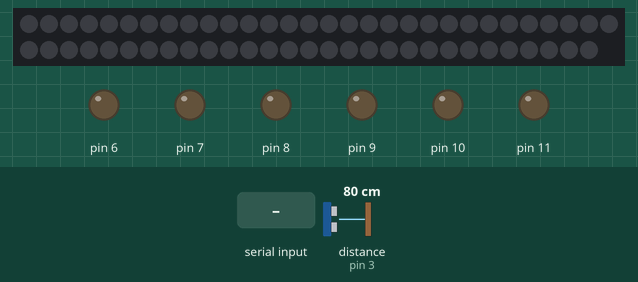
Simulated run of this sketch. Board: Arduino Uno, built with avr-gcc and run on an emulated ATmega328P. Parts: 59 RGB LEDs in strip order, left to right, continuing on the next row, output pins drawn as LEDs (lit = HIGH). Wiring (inferred from the names in the program): ultrasonic range finder: trigger pin 2; echo pin 3. The test bench sets the inputs (shaded band); at power-on: distance to the obstacle (sensor on pin 3) 80 cm. The echo pulse lasts 58.3 µs per cm; pins used as bus, display or sensor lines are not drawn.

Above: at 1.3 s.
1.4 s: "6" received over the second serial link
3.3 s: "1" received over the second serial link
At 6.1 s:
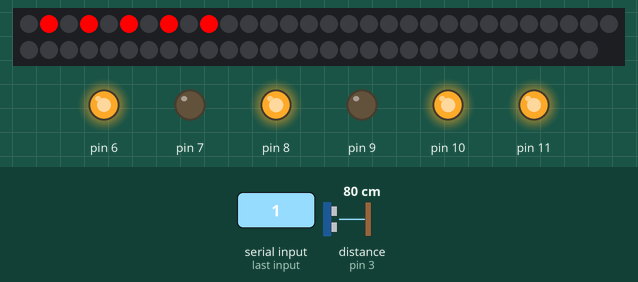
6.3 s: "2" received over the second serial link
At 9.1 s:
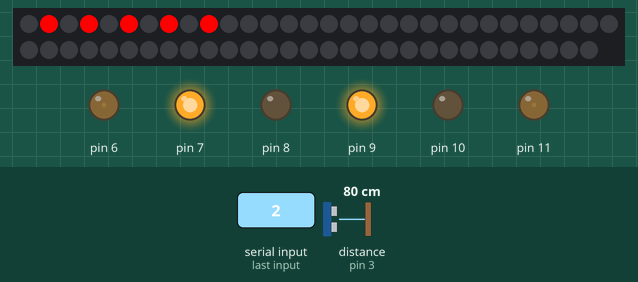
9.3 s: "3" received over the second serial link
At 10.7 s:
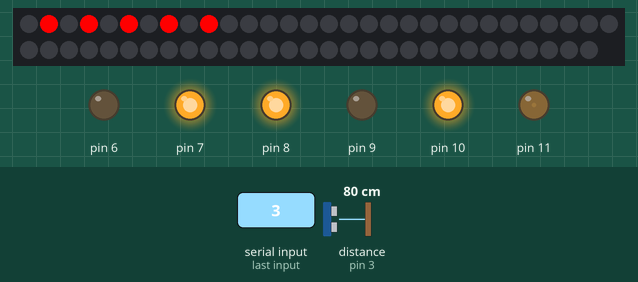
10.9 s: "4" received over the second serial link
At 13.8 s:
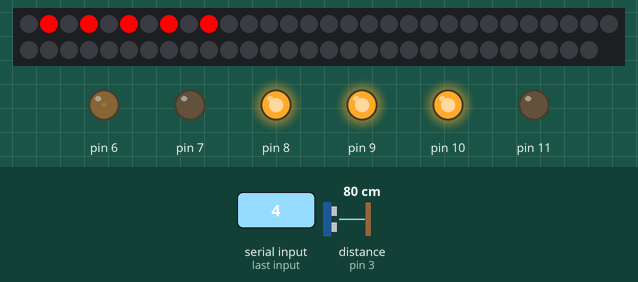
13.9 s: "5" received over the second serial link
At 15.4 s:
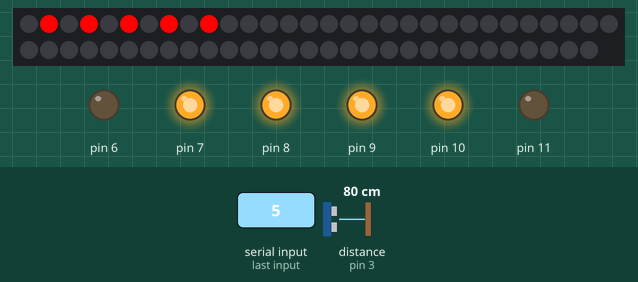
Timing chart, 0 to 16.6 s (numbered marks = the images above; inputs shaded):
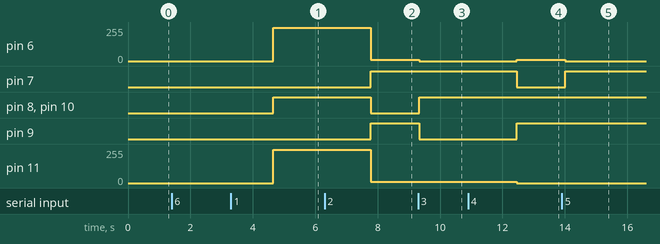

Measured:
- after the input at 3.3 s, pin 6, pin 11: 0/255 → 250/255 after 1.4 s; pin 8, pin 10: LOW → HIGH after 1.4 s
- after the input at 6.3 s, pin 6, pin 11: 250/255 → 10/255 after 1.5 s; pin 7, pin 9: LOW → HIGH after 1.5 s; pin 8, pin 10: HIGH → LOW after 1.5 s
- after the input at 9.3 s, pin 6: 10/255 → 0/255 at once; pin 8, pin 10: LOW → HIGH at once; pin 9: HIGH → LOW at once
- after the input at 10.9 s, pin 6: 0/255 → 10/255 after 1.6 s; pin 7: HIGH → LOW after 1.6 s; pin 9: LOW → HIGH after 1.6 s; pin 11: 10/255 → 0/255 after 1.6 s
- after the input at 13.9 s, pin 6: 10/255 → 0/255 after 0.12 s; pin 7: LOW → HIGH after 0.12 s

The sketch:

sketch_prac.ino
```cpp
#include <SoftwareSerial.h>  //serial통신을 위한 라이브러리
#include <Adafruit_NeoPixel.h> //neoPixel제어를 위한 라이브러리

SoftwareSerial BTSerial(12,13); //BT의 TX:12, RX:13 (클래스 선언)

int num; //메시지를 숫자로 저장할 변수

Adafruit_NeoPixel pixels1(59, 5, NEO_GRB + NEO_KHZ800); //삼각형 픽셀
//Adafruit_NeoPixel pixels2(22, 4, NEO_GRB + NEO_KHZ800); //화살표 픽셀

void setup() {
  Serial.begin(9600); //PC-아두이노간 통신
  BTSerial.begin(9600); //스마트폰-아두이노간 통신
  pixels1.begin(); //네오픽셀 시작
  pixels1.show(); //네오픽셀 초기화
  //pixels2.begin();
  //pixels2.show();

  pinMode(2,OUTPUT); //초음파센서의 Trigger핀
  pinMode(3,INPUT); //초음파센서의 ECHO핀

  pinMode(6,OUTPUT); //모터 1
  pinMode(7,OUTPUT);
  pinMode(8,OUTPUT);
  pinMode(9,OUTPUT); //모터 2
  pinMode(10,OUTPUT);
  pinMode(11,OUTPUT);
}

void loop() {

  //1. 모터 제어 부분
  if(BTSerial.available()) //블루투스 신호가 오면
  {
    char num=BTSerial.read();

    if(num=='1') //직진
    {
      analogWrite(11,250);
      digitalWrite(10,HIGH);
      digitalWrite(9,LOW);
      digitalWrite(8,HIGH);
      digitalWrite(7,LOW);
      analogWrite(6,250);
    }
    else if(num=='2') //후진
    {
      analogWrite(11,10);
      digitalWrite(10,LOW);
      digitalWrite(9,HIGH);
      digitalWrite(8,LOW);
      digitalWrite(7,HIGH);
      analogWrite(6,10);
    }
    else if(num=='3') //좌회전
    {
      analogWrite(11,10);
      digitalWrite(10,HIGH);
      digitalWrite(9,LOW);
      digitalWrite(8,HIGH);
      digitalWrite(7,HIGH);
      analogWrite(6,0);
    }
    else if(num=='4') //우회전
    {
      analogWrite(11,0);
      digitalWrite(10,HIGH);
      digitalWrite(9,HIGH);
      digitalWrite(8,HIGH);
      digitalWrite(7,LOW);
      analogWrite(6,10);
    }
    else if(num=='5')
    {
      analogWrite(11,0);
      digitalWrite(10,HIGH);
      digitalWrite(9,HIGH);
      digitalWrite(8,HIGH);
      digitalWrite(7,HIGH);
      analogWrite(6,0);
    }
    else if(num=='6') //LED 켜짐 꺼짐
    {
      while(1)
      {
        char num=BTSerial.read();
        if(num=='1') //직진
        {
          analogWrite(11,250);
          digitalWrite(10,HIGH);
          digitalWrite(9,LOW);
          digitalWrite(8,HIGH);
          digitalWrite(7,LOW);
          analogWrite(6,250);
        }
        else if(num=='2') //후진
        {
          analogWrite(11,10);
          digitalWrite(10,LOW);
          digitalWrite(9,HIGH);
          digitalWrite(8,LOW);
          digitalWrite(7,HIGH);
          analogWrite(6,10);
        }
        else if(num=='3') //좌회전
        {
          analogWrite(11,10);
          digitalWrite(10,HIGH);
          digitalWrite(9,LOW);
          digitalWrite(8,HIGH);
          digitalWrite(7,HIGH);
          analogWrite(6,0);
        }
        else if(num=='4') //우회전
        {
          analogWrite(11,0);
          digitalWrite(10,HIGH);
          digitalWrite(9,HIGH);
          digitalWrite(8,HIGH);
          digitalWrite(7,LOW);
          analogWrite(6,10);
        }
        else if(num=='5')
        {
          analogWrite(11,0);
          digitalWrite(10,HIGH);
          digitalWrite(9,HIGH);
          digitalWrite(8,HIGH);
          digitalWrite(7,HIGH);
          analogWrite(6,0);
        }
        else if(num=='7') //LED 꺼짐
        {
          for(int i=0; i<10; i++)
          {
            pixels1.setPixelColor(i,pixels1.Color(0,0,0));
            pixels1.show();
          }
          break;
        }
        //LED 켜짐
        for(int i=0; i<10; i++)
        {
          if(i % 2 == 0)
          {
            pixels1.setPixelColor(i,pixels1.Color(255,0,0));
          }
          else
          {
            pixels1.setPixelColor(i, pixels1.Color(0, 0, 0));  // RGB 값 (빨간색)
          }
          pixels1.show();
          delay(50);
        }
        for (int i = 0; i < 10; i++)
        {
          if(i % 2 == 1)
          {
            pixels1.setPixelColor(i,pixels1.Color(255,0,0));
          }
          else
          {
            pixels1.setPixelColor(i, pixels1.Color(0, 0, 0));  // RGB 값 (빨간색)
          }
          pixels1.show();
          delay(50);
        }

        //2. 초음파 센서 제어 부분
        digitalWrite(2,LOW);
        digitalWrite(3,LOW);
        delayMicroseconds(2);
        digitalWrite(2,HIGH);
        delayMicroseconds(10);
        digitalWrite(2,LOW);

        unsigned long dur=pulseIn(3,HIGH);
        float dis = ((float)(340*dur)/10000)/2; //거리계산식

        if(dis<3000.0)
        {
          BTSerial.print(String(dis)); //휴대폰으로 거리 송신
        }
        delay(500);
      }
    }
  }

  //2. 초음파 센서 제어 부분
  digitalWrite(2,LOW);
  digitalWrite(3,LOW);
  delayMicroseconds(2);
  digitalWrite(2,HIGH);
  delayMicroseconds(10);
  digitalWrite(2,LOW);

  unsigned long dur=pulseIn(3,HIGH);
  float dis = ((float)(340*dur)/10000)/2; //거리계산식

  if(dis<3000.0)
  {
    BTSerial.print(String(dis)); //휴대폰으로 거리 송신
  }
  delay(500);
}


        // for(int i=0; i<10; i++)
        // {
        //   if(i % 2 == 0)
        //   {
        //     pixels1.setPixelColor(i,pixels1.Color(255,0,0));
        //   }
        //   else
        //   {
        //     pixels1.setPixelColor(i, pixels1.Color(0, 0, 0));  // RGB 값 (빨간색)
        //   }
        //   pixels1.show();
        //   delay(10);
        // }
        // for (int i=0; i<10; i++)
        // {
        //   if(i % 2 == 1)
        //   {
        //     pixels1.setPixelColor(i,pixels1.Color(255,0,0));
        //   }
        //   else
        //   {
        //     pixels1.setPixelColor(i, pixels1.Color(0, 0, 0));  // RGB 값 (빨간색)
        //   }
        //   pixels1.show();
        //   delay(10);
        // }
```
